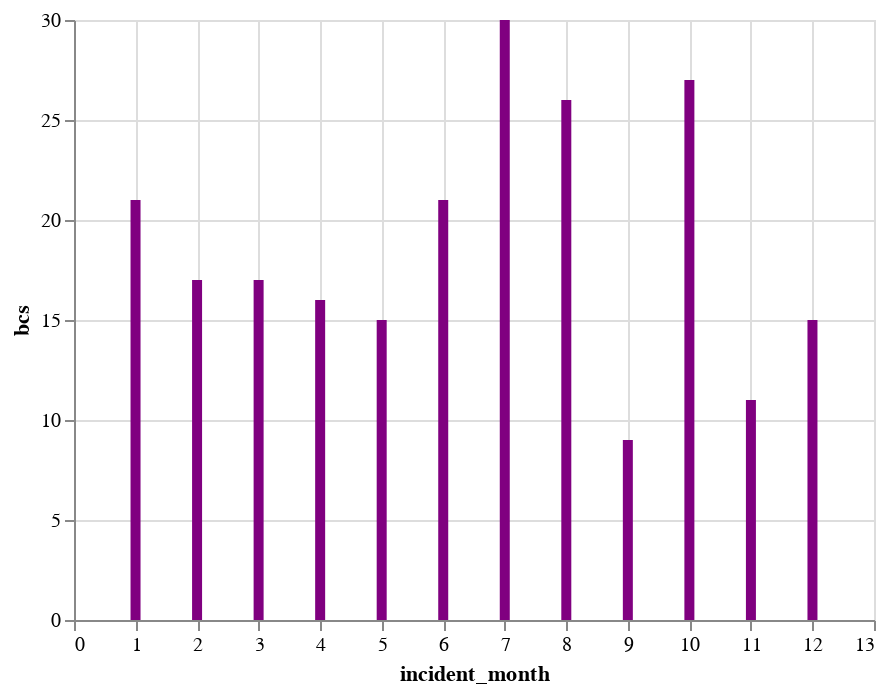

Notebook code for this chart:
### Code cell
alt.Chart(femicides_20).mark_bar(color="purple").encode(
    x="incident_month", y=alt.Y("bcs", sort="-x")
)

### Figure 1 — Vega-Lite specification as saved in the notebook (floating-point values rounded to 4 significant figures)
{"config": {"view": {"continuousWidth": 400, "continuousHeight": 300}}, "data": {"name": "data-a9bd8e97e05e6f1d72ae5399deb2ffcd"}, "mark": {"type": "bar", "color": "purple"}, "encoding": {"x": {"type": "quantitative", "field": "incident_month"}, "y": {"type": "quantitative", "field": "bcs", "sort": "-x"}}, "$schema": "https://vega.github.io/schema/vega-lite/v4.8.1.json", "datasets": {"data-a9bd8e97e05e6f1d72ae5399deb2ffcd": [{"incident_month": 1, "bcs": 21}, {"incident_month": 2, "bcs": 17}, {"incident_month": 3, "bcs": 17}, {"incident_month": 4, "bcs": 16}, {"incident_month": 5, "bcs": 15}, {"incident_month": 6, "bcs": 21}, {"incident_month": 7, "bcs": 30}, {"incident_month": 8, "bcs": 26}, {"incident_month": 9, "bcs": 9}, {"incident_month": 10, "bcs": 27}, {"incident_month": 11, "bcs": 11}, {"incident_month": 12, "bcs": 15}]}}
